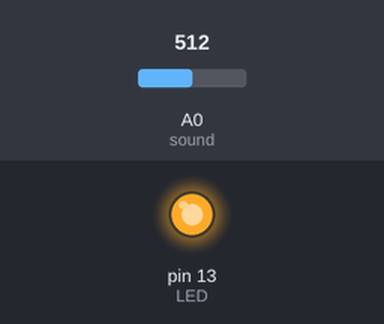
This sketch was run on a simulated Arduino Uno, built with avr-gcc and run on an emulated ATmega328P. Parts: output pins drawn as LEDs (lit = HIGH). Inputs (shaded band) come from the test bench; at power-on: A0 (sound) = 512.

Above: at 1.8 s.
1.9 s: A0 (sound) set to 106
3.4 s: A0 (sound) set to 92
At 4.4 s:
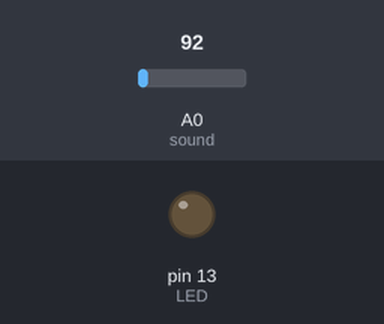
5.5 s: A0 (sound) set to 110
At 6.7 s:
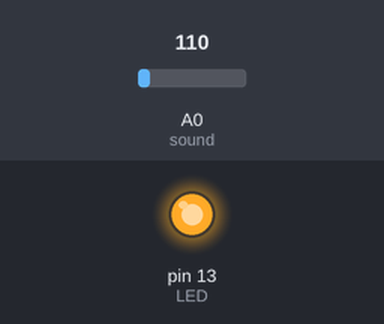
7.0 s: A0 (sound) set to 90
At 8.2 s:
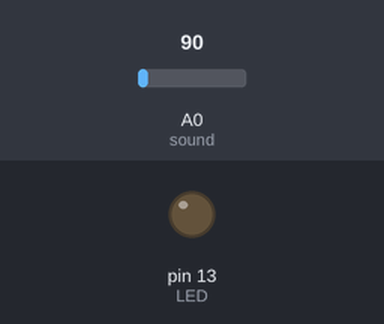
Timing chart, 0 to 10.0 s (numbered marks = the images above; inputs shaded):
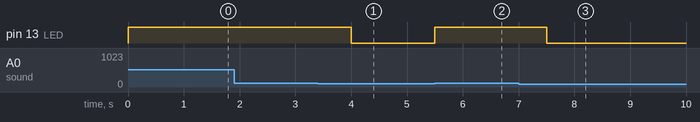

The sketch:

SoundSensorLED.ino
```cpp
//Setting our variables
const int LED = 13; //LED connected to pin 13 on Arduino
const int sound = A0; //sound sensor connected to analog pin A0 on Arduino
const int threshold = 100; //this can be adjusted

void setup()
{
  Serial.begin(9600);
  pinMode(LED,OUTPUT); //LED is made output
  pinMode(sound,INPUT); //soundsensor is set as input
}
void loop()
{
  int soundsens = analogRead(sound); //analogRead reads analog data from sensor, which is stored in variable soundsens
  if (soundsens >= threshold)
  {
    digitalWrite(LED,HIGH); //turns led on
    delay(1000);
  }
  else
  {
    digitalWrite(LED,LOW); //led turns off
  }
}
```

Measured:
- the behaviour switches between 100 and 99 on A0 (sound) (found by bisection; images 0 and 1)
- after the input at 1.9 s, every drawn part: stays the same
- after the input at 3.4 s, pin 13 (LED): HIGH → LOW after 0.60 s
- after the input at 5.5 s, pin 13 (LED): LOW → HIGH at once
- after the input at 7.0 s, pin 13 (LED): HIGH → LOW after 0.50 s
